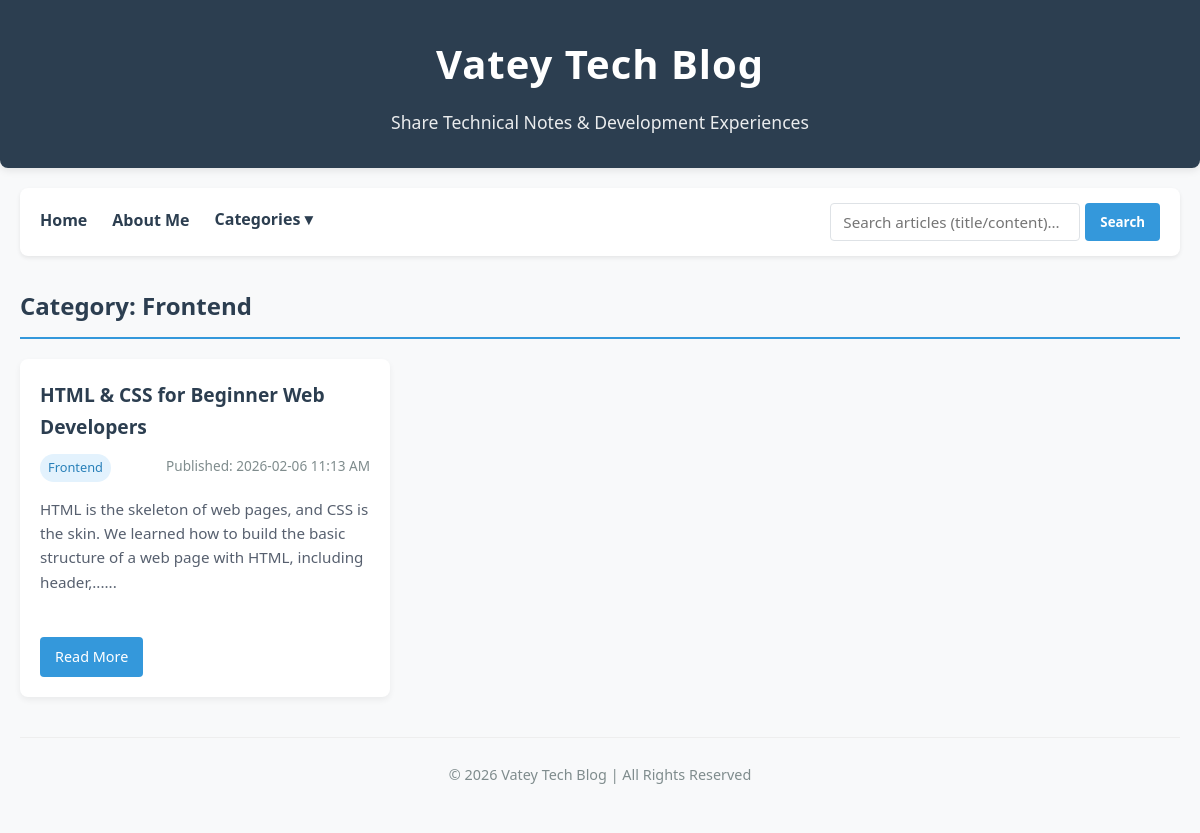
Screenshot of /category/Frontend with the database file from the repository.
### tables this page shows
CREATE TABLE posts (
                id INTEGER PRIMARY KEY AUTOINCREMENT,
                title TEXT NOT NULL,
                category TEXT NOT NULL,
                content TEXT NOT NULL,
                date TEXT NOT NULL
            );

### app.py (the view)
@app.route('/category/<category_name>')
def category_posts(category_name):
    search_query = request.args.get('query', '').strip()
    conn = get_db_connection()
    if search_query:
        posts = conn.execute('''
            SELECT * FROM posts
            WHERE category = ? AND (title LIKE ? OR content LIKE ?)
            ORDER BY id DESC
        ''', (category_name, f'%{search_query}%', f'%{search_query}%')).fetchall()
    else:
        posts = conn.execute(
            'SELECT * FROM posts WHERE category = ? ORDER BY id DESC',
            (category_name,)
        ).fetchall()
    conn.close()
    return render_template(
        'category.html',
        data=BLOG_GLOBAL_DATA,
        categories=get_all_categories(),
        category_name=category_name,
        posts=posts,
        search_query=search_query  # 新增：传递搜索词，实现搜索框回显
    )

### utils/db.py (called while the page is built)
def get_db_connection():
    conn = sqlite3.connect(DATABASE)
    conn.row_factory = sqlite3.Row  # 字典形式返回结果
    return conn

def get_all_categories():
    conn = get_db_connection()
    categories = conn.execute('SELECT DISTINCT category FROM posts ORDER BY category').fetchall()
    conn.close()
    return [cat['category'] for cat in categories]

### templates/category.html (shortened to what this page needs)
<!DOCTYPE html>
<html lang="en">
<head>
    <link rel="stylesheet" href="{{ url_for('static', filename='css/style.css') }}">
</head>
<body>
    <header>
        <h1>{{ data.title }}</h1>
        <p>{{ data.subtitle }}</p>
    </header>
    <div class="nav-search-container">
        <div class="nav-links">
            <a href="/">Home</a>
            <a href="/about">About Me</a>
            {% if categories %}
                <div class="dropdown">
                    <button class="dropdown-btn">Categories ▾</button>
                </div>
            {% endif %}
        </div>
        <form class="search-form" action="/" method="GET">
            <input type="text" name="query" placeholder="Search articles (title/content)..." value="{{ request.args.get('query', '') }}">
            <button type="submit">Search</button>
        </form>
    </div>
    <main>
        <h2 class="category-title">Category: {{ category_name }}</h2>
        {% if posts %}
            <div class="articles-grid">
                {% for post in posts %}
                    <div class="article-card">
                        <h3><a href="/article/{{ post.id }}">{{ post.title }}</a></h3>
                        <div class="article-meta">
                            <span class="category-tag">{{ post.category }}</span>
                            <span>Published: {{ post.date }}</span>
                        </div>
                        <p class="article-excerpt">{{ post.content|striptags|truncate(150) }}...</p>
                        <a href="/article/{{ post.id }}" class="read-more">Read More</a>
                    </div>
                {% endfor %}
            </div>
        {% endif %}
    </main>
    <footer>
        <p>© 2026 {{ data.title }} | All Rights Reserved</p>
    </footer>
</body>
</html>

### static/css/style.css (style rules this page uses)
* { margin: 0; padding: 0; box-sizing: border-box; font-family: 'Segoe UI', Tahoma, Geneva, Verdana, sans-serif; }
body { background-color: #f8f9fa; color: #2d3436; line-height: 1.7; padding: 0; margin: 0 auto; max-width: 1200px; }
header { text-align: center; padding: 30px 20px; background-color: #2c3e50; color: white; border-radius: 0 0 8px 8px; margin-bottom: 20px; box-shadow: 0 2px 8px rgba(0,0,0,0.1); }
header h1 { font-size: 2.5rem; margin-bottom: 10px; letter-spacing: 1px; }
header p { font-size: 1.1rem; opacity: 0.9; font-weight: 300; }
.nav-search-container { display: flex; flex-wrap: wrap; justify-content: space-between; align-items: center; padding: 15px 20px; background-color: white; border-radius: 8px; box-shadow: 0 2px 4px rgba(0,0,0,0.08); margin: 0 20px 30px; gap: 15px; }
.nav-links { display: flex; flex-wrap: wrap; gap: 25px; align-items: center; }
.nav-links a { text-decoration: none; color: #2c3e50; font-weight: 600; font-size: 1rem; transition: all 0.3s ease; padding: 6px 0; line-height: 1.2; border-bottom: 2px solid transparent; }
.dropdown { position: relative; display: inline-block; padding-bottom: 2px; }
.dropdown-btn { background: none; border: none; outline: none; cursor: pointer; margin: 0; padding: 0; color: #2c3e50; font-weight: 600; font-size: 1rem; cursor: pointer; padding: 6px 0; line-height: 1.2; border-bottom: 2px solid transparent; transition: all 0.3s ease; display: flex; align-items: center; gap: 3px; display: inline-block; }
.search-form { display: flex; gap: 5px; }
.search-form input { padding: 8px 12px; border: 1px solid #dee2e6; border-radius: 4px; outline: none; font-size: 0.95rem; width: 250px; transition: border 0.3s; }
.search-form button { padding: 8px 15px; border: none; border-radius: 4px; background-color: #3498db; color: white; font-weight: 600; cursor: pointer; transition: background 0.3s; }
main { padding: 0 20px; margin-bottom: 40px; }
.category-title { color: #2c3e50; margin-bottom: 20px; padding-bottom: 10px; border-bottom: 2px solid #3498db; font-size: 1.5rem; }
.articles-grid { display: grid; grid-template-columns: repeat(auto-fill, minmax(350px, 1fr)); gap: 25px; margin-top: 20px; }
.article-card { background-color: white; border-radius: 8px; box-shadow: 0 3px 6px rgba(0,0,0,0.06); padding: 20px; transition: transform 0.3s ease, box-shadow 0.3s ease; }
.article-card h3 { margin-bottom: 10px; }
.article-card h3 a { text-decoration: none; color: #2c3e50; transition: color 0.3s; font-size: 1.2rem; }
.article-meta { color: #7f8c8d; font-size: 0.85rem; margin-bottom: 15px; display: flex; justify-content: space-between; }
.category-tag { padding: 3px 8px; background-color: #e3f2fd; color: #2980b9; border-radius: 20px; font-size: 0.8rem; font-weight: 500; }
.article-excerpt { color: #57606f; font-size: 0.95rem; margin-bottom: 20px; line-height: 1.6; min-height: 120px; }
.read-more { text-decoration: none; color: white; background-color: #3498db; padding: 8px 15px; border-radius: 4px; font-size: 0.9rem; font-weight: 500; transition: background 0.3s; display: inline-block; }
footer { text-align: center; padding: 25px 20px; color: #7f8c8d; font-size: 0.9rem; border-top: 1px solid #eee; margin: 0 20px 20px; }

### rows the page displays
posts: category "Frontend", title "HTML & CSS for Beginner Web Developers", date "2026-02-06 11:13 AM", content "HTML is the skeleton of web pages, and CSS is the skin. We learned how to build the basic structure of a web page with HTML, including header,..."

### other values shown
{{ data.title }} "Vatey Tech Blog"
{{ data.subtitle }} "Share Technical Notes & Development Experiences"
